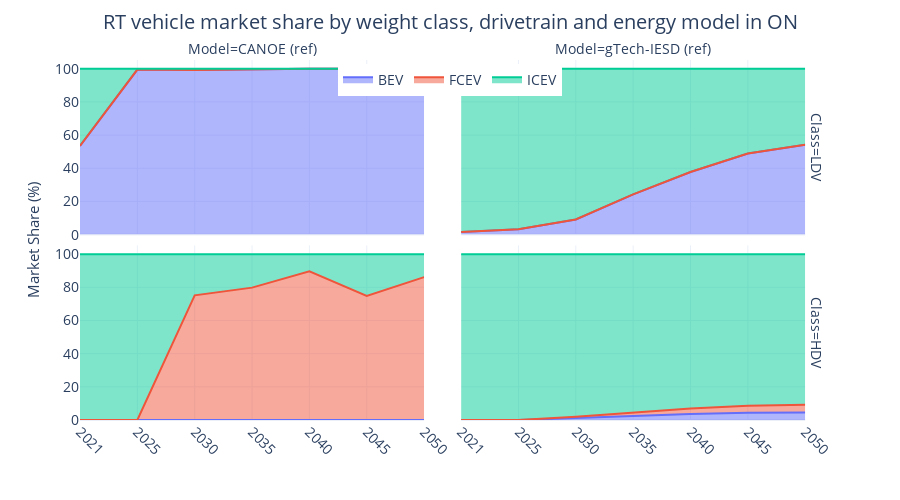

Notebook code cell kept with this figure:
### Code cell
ref_fig = ref_trnnewcap[ref_trnnewcap['Vehicle Class'].isin(['LD Car', 'LD Truck', 'HD Truck'])][['Period', 'Carrier', 'Vehicle Class', 'New Capacity']]
ref_fig['Carrier'] = ref_fig.Carrier.map(gtech_carrier_mapping)
ref_fig['Vehicle Class'] = ref_fig['Vehicle Class'].map(gtech_class_mapping)
ref_fig = ref_fig.groupby(['Period', 'Carrier', 'Vehicle Class'], as_index=False).sum()

veh_tot_cap = ref_fig.groupby(['Period', 'Vehicle Class'], as_index=False).sum('New Capacity')
ref_fig = pd.merge(ref_fig, veh_tot_cap, on=['Period', 'Vehicle Class'], suffixes=('', '_sum'))
ref_fig['Market Share (%)'] = ref_fig['New Capacity'] / ref_fig['New Capacity_sum'] * 100
ref_fig.rename(columns={'Vehicle Class': 'Class', 'Carrier': 'Drivetrain'}, inplace=True)

ref_fig['Model'] = 'CANOE (ref)'
gtech23_ref_vehshare['Model'] = 'gTech-IESD (ref)'
gtech23_ref_vehshare['Period'] = gtech23_ref_vehshare['Period'].astype(str)
fig_df = pd.concat([ref_fig[['Period', 'Class', 'Drivetrain', 'Model', 'Market Share (%)']], gtech23_ref_vehshare[['Period', 'Class', 'Drivetrain', 'Model', 'Market Share (%)']]]).reset_index(drop=True)
fig_df['Class'] = pd.Categorical(fig_df['Class'], categories=['LDV', 'HDV'], ordered=True)
fig_df = fig_df.sort_values(['Class', 'Period'])

fig = px.area(fig_df, x='Period', y='Market Share (%)', color='Drivetrain', facet_col='Model', facet_row='Class',
              template='plotly_white',
              facet_col_spacing=0.05,
              facet_row_spacing=0.03,
              width=900, height=500
              )

fig.update_layout(
    title=dict(text='RT vehicle market share by weight class, drivetrain and energy model in ON',
               x=0.5,
               y=0.97,
               xanchor='center',
               yanchor='top'
               ),
    xaxis=dict(title='Period'),
    yaxis=dict(title='Market Share (%)'),
    yaxis_title_standoff=0,
    legend_title_text='',
    bargap=0.1,
    legend=dict(orientation='h',
                yanchor='top',
                y=0.99,
                xanchor='center',
                x=0.5),
    font=dict(size=14,
              # family="Open Sans"
              ))

for axis in fig.layout:
    if axis.startswith('yaxis'):
        fig.layout[axis].title.text = ''
    if axis.startswith('xaxis'):
        fig.layout[axis].title.text = ''

fig.update_xaxes(tickangle=45)

fig.add_annotation(
    text="Market Share (%)",
    x=-0.08,  # Adjust x position as needed
    y=0.5,
    xref="paper",
    yref="paper",
    showarrow=False,
    textangle=-90,
    font=dict(size=15))

fig.show()
fig.write_image("market_shares.svg", scale=1, engine='kaleido')

### Figure 1 — Plotly figure (JSON) as saved in the notebook; plotly's stock layout.template omitted (floating-point values rounded to 4 significant figures)
{"data": [{"fillpattern": {"shape": ""}, "hovertemplate": "Drivetrain=BEV<br>Class=LDV<br>Model=CANOE (ref)<br>Period=%{x}<br>Market Share (%)=%{y}<extra></extra>", "legendgroup": "BEV", "line": {"color": "#636efa"}, "marker": {"symbol": "circle"}, "mode": "lines", "name": "BEV", "orientation": "v", "showlegend": true, "stackgroup": "1", "type": "scatter", "x": ["2021", "2025", "2030", "2035", "2040", "2045", "2050"], "xaxis": "x3", "y": [53.46, 99.49, 99.29, 99.8, 99.95, 99.97, 99.99], "yaxis": "y3"}, {"fillpattern": {"shape": ""}, "hovertemplate": "Drivetrain=BEV<br>Class=LDV<br>Model=gTech-IESD (ref)<br>Period=%{x}<br>Market Share (%)=%{y}<extra></extra>", "legendgroup": "BEV", "line": {"color": "#636efa"}, "marker": {"symbol": "circle"}, "mode": "lines", "name": "BEV", "orientation": "v", "showlegend": false, "stackgroup": "1", "type": "scatter", "x": ["2021", "2025", "2030", "2035", "2040", "2045", "2050"], "xaxis": "x4", "y": [1.605, 3.29, 9.122, 24.21, 37.77, 48.86, 54.23], "yaxis": "y4"}, {"fillpattern": {"shape": ""}, "hovertemplate": "Drivetrain=BEV<br>Class=HDV<br>Model=CANOE (ref)<br>Period=%{x}<br>Market Share (%)=%{y}<extra></extra>", "legendgroup": "BEV", "line": {"color": "#636efa"}, "marker": {"symbol": "circle"}, "mode": "lines", "name": "BEV", "orientation": "v", "showlegend": false, "stackgroup": "1", "type": "scatter", "x": ["2021", "2025", "2030", "2035", "2040", "2045", "2050"], "xaxis": "x", "y": [0, 0, 0, 0, 0, 0, 0], "yaxis": "y"}, {"fillpattern": {"shape": ""}, "hovertemplate": "Drivetrain=BEV<br>Class=HDV<br>Model=gTech-IESD (ref)<br>Period=%{x}<br>Market Share (%)=%{y}<extra></extra>", "legendgroup": "BEV", "line": {"color": "#636efa"}, "marker": {"symbol": "circle"}, "mode": "lines", "name": "BEV", "orientation": "v", "showlegend": false, "stackgroup": "1", "type": "scatter", "x": ["2021", "2025", "2030", "2035", "2040", "2045", "2050"], "xaxis": "x2", "y": [0, 0, 1.176, 2.455, 3.654, 4.385, 4.568], "yaxis": "y2"}, {"fillpattern": {"shape": ""}, "hovertemplate": "Drivetrain=FCEV<br>Class=LDV<br>Model=CANOE (ref)<br>Period=%{x}<br>Market Share (%)=%{y}<extra></extra>", "legendgroup": "FCEV", "line": {"color": "#EF553B"}, "marker": {"symbol": "circle"}, "mode": "lines", "name": "FCEV", "orientation": "v", "showlegend": true, "stackgroup": "1", "type": "scatter", "x": ["2021", "2025", "2030", "2035", "2040", "2045", "2050"], "xaxis": "x3", "y": [0.0001253, 2.841e-05, 5.502e-05, 3.585e-05, 3.959e-05, 5.769e-05, 4.627e-05], "yaxis": "y3"}, {"fillpattern": {"shape": ""}, "hovertemplate": "Drivetrain=FCEV<br>Class=LDV<br>Model=gTech-IESD (ref)<br>Period=%{x}<br>Market Share (%)=%{y}<extra></extra>", "legendgroup": "FCEV", "line": {"color": "#EF553B"}, "marker": {"symbol": "circle"}, "mode": "lines", "name": "FCEV", "orientation": "v", "showlegend": false, "stackgroup": "1", "type": "scatter", "x": ["2021", "2025", "2030", "2035", "2040", "2045", "2050"], "xaxis": "x4", "y": [3.873e-05, 0.0001936, 0.0002693, 0.0003385, 0.0003832, 0.0004572, 0.0005939], "yaxis": "y4"}, {"fillpattern": {"shape": ""}, "hovertemplate": "Drivetrain=FCEV<br>Class=HDV<br>Model=CANOE (ref)<br>Period=%{x}<br>Market Share (%)=%{y}<extra></extra>", "legendgroup": "FCEV", "line": {"color": "#EF553B"}, "marker": {"symbol": "circle"}, "mode": "lines", "name": "FCEV", "orientation": "v", "showlegend": false, "stackgroup": "1", "type": "scatter", "x": ["2021", "2025", "2030", "2035", "2040", "2045", "2050"], "xaxis": "x", "y": [6.453e-05, 0.0002393, 75.17, 79.8, 89.6, 74.73, 86.16], "yaxis": "y"}, {"fillpattern": {"shape": ""}, "hovertemplate": "Drivetrain=FCEV<br>Class=HDV<br>Model=gTech-IESD (ref)<br>Period=%{x}<br>Market Share (%)=%{y}<extra></extra>", "legendgroup": "FCEV", "line": {"color": "#EF553B"}, "marker": {"symbol": "circle"}, "mode": "lines", "name": "FCEV", "orientation": "v", "showlegend": false, "stackgroup": "1", "type": "scatter", "x": ["2021", "2025", "2030", "2035", "2040", "2045", "2050"], "xaxis": "x2", "y": [0, 0, 0.7148, 1.987, 3.255, 4.201, 4.595], "yaxis": "y2"}, {"fillpattern": {"shape": ""}, "hovertemplate": "Drivetrain=ICEV<br>Class=LDV<br>Model=CANOE (ref)<br>Period=%{x}<br>Market Share (%)=%{y}<extra></extra>", "legendgroup": "ICEV", "line": {"color": "#00cc96"}, "marker": {"symbol": "circle"}, "mode": "lines", "name": "ICEV", "orientation": "v", "showlegend": true, "stackgroup": "1", "type": "scatter", "x": ["2021", "2025", "2030", "2035", "2040", "2045", "2050"], "xaxis": "x3", "y": [46.54, 0.5112, 0.7082, 0.1965, 0.04607, 0.02513, 0.005772], "yaxis": "y3"}, {"fillpattern": {"shape": ""}, "hovertemplate": "Drivetrain=ICEV<br>Class=LDV<br>Model=gTech-IESD (ref)<br>Period=%{x}<br>Market Share (%)=%{y}<extra></extra>", "legendgroup": "ICEV", "line": {"color": "#00cc96"}, "marker": {"symbol": "circle"}, "mode": "lines", "name": "ICEV", "orientation": "v", "showlegend": false, "stackgroup": "1", "type": "scatter", "x": ["2021", "2025", "2030", "2035", "2040", "2045", "2050"], "xaxis": "x4", "y": [98.4, 96.71, 90.88, 75.79, 62.23, 51.14, 45.77], "yaxis": "y4"}, {"fillpattern": {"shape": ""}, "hovertemplate": "Drivetrain=ICEV<br>Class=HDV<br>Model=CANOE (ref)<br>Period=%{x}<br>Market Share (%)=%{y}<extra></extra>", "legendgroup": "ICEV", "line": {"color": "#00cc96"}, "marker": {"symbol": "circle"}, "mode": "lines", "name": "ICEV", "orientation": "v", "showlegend": false, "stackgroup": "1", "type": "scatter", "x": ["2021", "2025", "2030", "2035", "2040", "2045", "2050"], "xaxis": "x", "y": [100.0, 100.0, 24.83, 20.2, 10.4, 25.27, 13.84], "yaxis": "y"}, {"fillpattern": {"shape": ""}, "hovertemplate": "Drivetrain=ICEV<br>Class=HDV<br>Model=gTech-IESD (ref)<br>Period=%{x}<br>Market Share (%)=%{y}<extra></extra>", "legendgroup": "ICEV", "line": {"color": "#00cc96"}, "marker": {"symbol": "circle"}, "mode": "lines", "name": "ICEV", "orientation": "v", "showlegend": false, "stackgroup": "1", "type": "scatter", "x": ["2021", "2025", "2030", "2035", "2040", "2045", "2050"], "xaxis": "x2", "y": [100, 100, 98.11, 95.56, 93.09, 91.41, 90.84], "yaxis": "y2"}], "layout": {"annotations": [{"showarrow": false, "text": "Model=CANOE (ref)", "x": 0.2325, "xanchor": "center", "xref": "paper", "y": 1, "yanchor": "bottom", "yref": "paper"}, {"showarrow": false, "text": "Model=gTech-IESD (ref)", "x": 0.7475, "xanchor": "center", "xref": "paper", "y": 1, "yanchor": "bottom", "yref": "paper"}, {"showarrow": false, "text": "Class=HDV", "textangle": 90, "x": 0.98, "xanchor": "left", "xref": "paper", "y": 0.2425, "yanchor": "middle", "yref": "paper"}, {"showarrow": false, "text": "Class=LDV", "textangle": 90, "x": 0.98, "xanchor": "left", "xref": "paper", "y": 0.7575, "yanchor": "middle", "yref": "paper"}, {"font": {"size": 15}, "showarrow": false, "text": "Market Share (%)", "textangle": -90, "x": -0.08, "xref": "paper", "y": 0.5, "yref": "paper"}], "bargap": 0.1, "font": {"size": 14}, "height": 500, "legend": {"orientation": "h", "title": {"text": ""}, "tracegroupgap": 0, "x": 0.5, "xanchor": "center", "y": 0.99, "yanchor": "top"}, "margin": {"t": 60}, "title": {"text": "RT vehicle market share by weight class, drivetrain and energy model in ON", "x": 0.5, "xanchor": "center", "y": 0.97, "yanchor": "top"}, "width": 900, "xaxis": {"anchor": "y", "domain": [0, 0.465], "tickangle": 45, "title": {"text": ""}}, "xaxis2": {"anchor": "y2", "domain": [0.515, 0.98], "matches": "x", "tickangle": 45, "title": {"text": ""}}, "xaxis3": {"anchor": "y3", "domain": [0, 0.465], "matches": "x", "showticklabels": false, "tickangle": 45, "title": {"text": ""}}, "xaxis4": {"anchor": "y4", "domain": [0.515, 0.98], "matches": "x", "showticklabels": false, "tickangle": 45, "title": {"text": ""}}, "yaxis": {"anchor": "x", "domain": [0, 0.485], "title": {"standoff": 0, "text": ""}}, "yaxis2": {"anchor": "x2", "domain": [0, 0.485], "matches": "y", "showticklabels": false, "title": {"text": ""}}, "yaxis3": {"anchor": "x3", "domain": [0.515, 1], "matches": "y", "title": {"text": ""}}, "yaxis4": {"anchor": "x4", "domain": [0.515, 1], "matches": "y", "showticklabels": false, "title": {"text": ""}}}}
